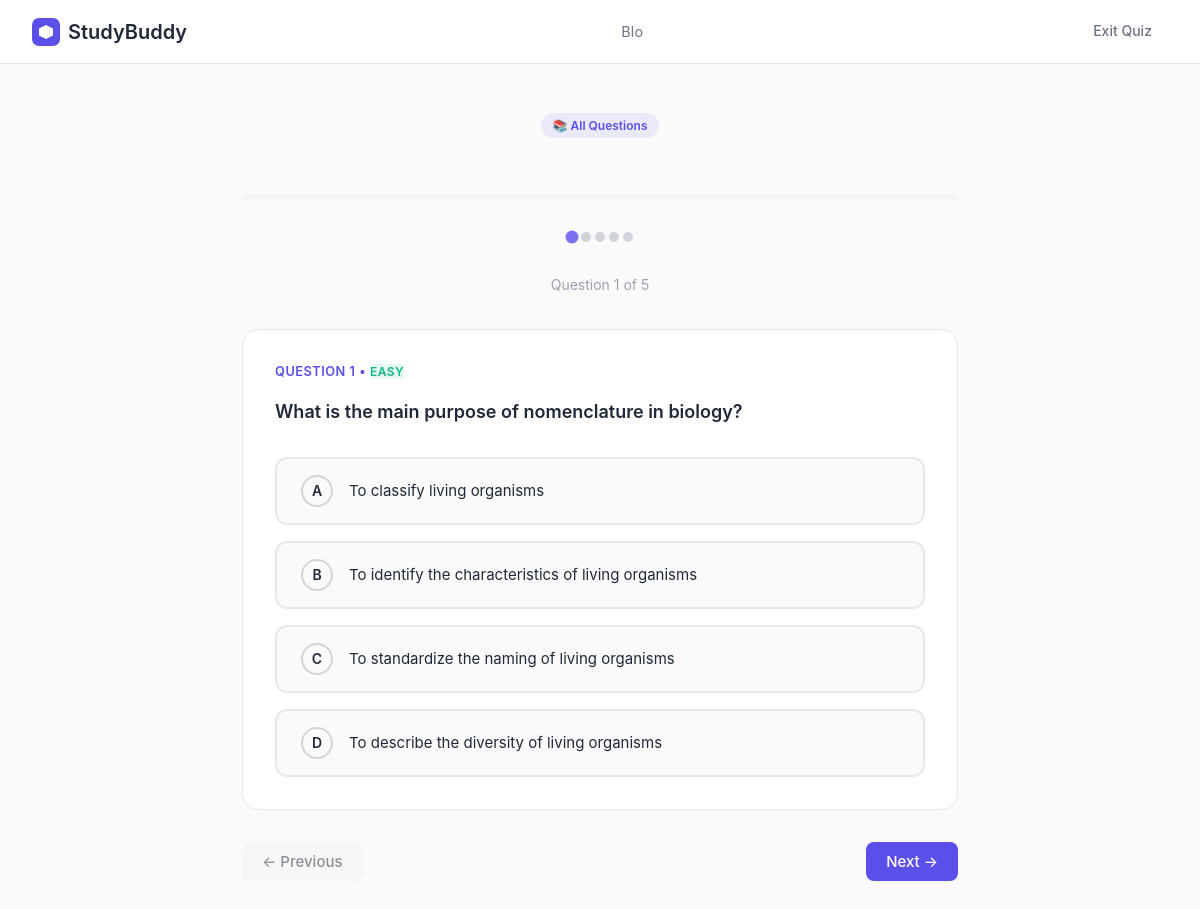
The app's page /quiz/take/13/?difficulty=all (signed in) with its own data.
### materials/models.py (models this page shows, shortened)
class StudyMaterial(models.Model):
    user = models.ForeignKey(User, on_delete=models.CASCADE)
    title = models.CharField(max_length=200)
    subject = models.CharField(max_length=100)
    file = models.FileField(upload_to='materials/', blank=True, null=True)
    extracted_text = models.TextField(blank=True)
    uploaded_at = models.DateTimeField(auto_now_add=True)

### quiz/models.py (models this page shows, shortened)
class Question(models.Model):
    DIFFICULTY_CHOICES = [('easy', 'Easy'), ('medium', 'Medium'), ('hard', 'Hard')]
    TYPE_CHOICES = [('mcq', 'MCQ'), ('flashcard', 'Flashcard')]
    material = models.ForeignKey(StudyMaterial, on_delete=models.CASCADE)
    question_text = models.TextField()
    option_a = models.CharField(max_length=300, blank=True)
    option_b = models.CharField(max_length=300, blank=True)
    option_c = models.CharField(max_length=300, blank=True)
    option_d = models.CharField(max_length=300, blank=True)
    correct_answer = models.CharField(max_length=300)
    explanation = models.TextField(blank=True)
    difficulty = models.CharField(max_length=10, choices=DIFFICULTY_CHOICES, default='medium')
    question_type = models.CharField(max_length=10, choices=TYPE_CHOICES, default='mcq')

### quiz/views.py (the view)
# urls.py: path('take/<int:material_id>/', views.take_quiz, name='take_quiz'),
@login_required
def take_quiz(request, material_id):
    material = get_object_or_404(StudyMaterial, pk=material_id, user=request.user)
    difficulty = request.GET.get('difficulty', 'all')
    questions = Question.objects.filter(material=material, question_type='mcq')
    if difficulty != 'all':
        questions = questions.filter(difficulty=difficulty)
    easy_count = Question.objects.filter(material=material, difficulty='easy').count()
    medium_count = Question.objects.filter(material=material, difficulty='medium').count()
    hard_count = Question.objects.filter(material=material, difficulty='hard').count()
    return render(request, 'quiz/take_quiz.html', {
        'material': material,
        'questions': questions,
        'difficulty': difficulty,
        'easy_count': easy_count,
        'medium_count': medium_count,
        'hard_count': hard_count,
    })

### templates/quiz/take_quiz.html (shortened to what this page needs)
{% load static %}
<!DOCTYPE html>
<html lang="en">
<head>
    <link rel="stylesheet" href="{% static 'css/base.css' %}">
    <link rel="stylesheet" href="{% static 'css/components.css' %}">
    <link rel="stylesheet" href="{% static 'css/take_quiz.css' %}">
</head>
<body>
    <div class="quiz-page">
        <nav class="topbar">
            <a href="{% url 'landing' %}" class="topbar-logo">
                <svg width="28" height="28" viewBox="0 0 32 32" fill="none">
                    <rect width="32" height="32" rx="8" fill="#5B4FE9"/>
                    <path d="M16 8L24 12V20L16 24L8 20V12L16 8Z" fill="white"/>
                </svg>
                StudyBuddy
            </a>
            <span style="font-size:0.9rem;color:var(--text-secondary);">{{ material.title }}</span>
            <a href="{% url 'material_detail' material.pk %}" class="btn btn-ghost btn-sm">Exit Quiz</a>
        </nav>
        <div class="quiz-body">
            {% if difficulty == 'all' and not questions %}
            <div class="empty-state">
                <p style="font-size:3rem;">📭</p>
                <p style="color:var(--text-secondary);">No questions generated yet. Go back and generate some!</p>
                <a href="{% url 'material_detail' material.pk %}" class="btn btn-primary" style="margin-top:1rem;">Go Back</a>
            </div>
            {% else %}
            <form method="POST" action="{% url 'submit_quiz' material.pk %}" id="quizForm">
                <div style="text-align:center;margin-bottom:var(--spacing-lg);">
                    <span class="difficulty-badge badge-{{ difficulty }}">
                        {% if difficulty == 'all' %}📚 All Questions
                        {% elif difficulty == 'easy' %}🟢 Easy
                        {% elif difficulty == 'medium' %}🟡 Medium
                        {% elif difficulty == 'hard' %}🔴 Hard
                        {% elif difficulty == 'retry' %}🔁 Retry Wrong Questions
                        {% endif %}
                    </span>
                </div>
                <div class="quiz-progress-bar">
                </div>
                <div class="question-dots" id="questionDots">
                    {% for q in questions %}
                    <div class="dot {% if forloop.first %}current{% endif %}" id="dot-{{ forloop.counter }}"></div>
                    {% endfor %}
                </div>
                <div class="quiz-counter" id="quizCounter">Question 1 of {{ questions|length }}</div>
                {% for question in questions %}
                <div class="question-card {% if not forloop.first %}hidden{% endif %}" id="question-{{ forloop.counter }}">
                    <div class="question-number">Question {{ forloop.counter }} • <span class="badge-{{ question.difficulty }}" style="font-size:0.75rem;">{{ question.difficulty|capfirst }}</span></div>
                    <p class="question-text">{{ question.question_text }}</p>
                    <div class="options-list">
                        <label class="option-label">
                            <div class="option-circle">A</div>
                            <span class="option-text">{{ question.option_a }}</span>
                        </label>
                        <label class="option-label">
                            <div class="option-circle">B</div>
                            <span class="option-text">{{ question.option_b }}</span>
                        </label>
                        <label class="option-label">
                            <div class="option-circle">C</div>
                            <span class="option-text">{{ question.option_c }}</span>
                        </label>
                        <label class="option-label">
                            <div class="option-circle">D</div>
                            <span class="option-text">{{ question.option_d }}</span>
                        </label>
                    </div>
                </div>
                {% endfor %}
                <div class="quiz-nav">
                    <button type="button" class="btn btn-secondary" id="prevBtn" disabled onclick="changeQuestion(-1)">← Previous</button>
                    <button type="button" class="btn btn-primary" id="nextBtn" onclick="changeQuestion(1)">Next →</button>
                </div>
            </form>
            {% endif %}
        </div>
    </div>
</body>
</html>

### static/css/base.css (style rules this page uses)
* { margin: 0; padding: 0; box-sizing: border-box; }
:root { --primary: #5B4FE9; --primary-light: #7C71F0; --primary-dark: #4A3FD8; --success: #10B981; --success-light: #34D399; --warning: #F59E0B; --error: #EF4444; --bg-primary: #FAFAFA; --bg-secondary: #FFFFFF; --bg-tertiary: #F3F4F6; --text-primary: #1F2937; --text-secondary: #6B7280; --text-tertiary: #9CA3AF; --border: #E5E7EB; --border-dark: #D1D5DB; --shadow-sm: 0 1px 2px 0 rgba(0, 0, 0, 0.05); --shadow-md: 0 4px 6px -1px rgba(0, 0, 0, 0.1); --shadow-lg: 0 10px 15px -3px rgba(0, 0, 0, 0.1); --shadow-xl: 0 20px 25px -5px rgba(0, 0, 0, 0.1); --spacing-xs: 0.25rem; --spacing-sm: 0.5rem; --spacing-md: 1rem; --spacing-lg: 1.5rem; --spacing-xl: 2rem; --spacing-2xl: 3rem; --radius-sm: 0.375rem; --radius-md: 0.5rem; --radius-lg: 0.75rem; --radius-xl: 1rem; --font-sans: -apple-system, BlinkMacSystemFont, 'Segoe UI', 'Roboto', 'Oxygen', 'Ubuntu', 'Cantarell', 'Fira Sans', 'Droid Sans', 'Helvetica Neue', sans-serif; --font-mono: 'SF Mono', Monaco, 'Cascadia Code', 'Roboto Mono', Consolas, 'Courier New', monospace; --transition-fast: 150ms ease; --transition-base: 200ms ease; --transition-slow: 300ms ease; }
html { font-size: 16px; scroll-behavior: smooth; }
body { font-family: var(--font-sans); font-size: 1rem; line-height: 1.6; color: var(--text-primary); background-color: var(--bg-primary); -webkit-font-smoothing: antialiased; -moz-osx-font-smoothing: grayscale; }
p { margin-bottom: var(--spacing-md); color: var(--text-secondary); }
a { color: var(--primary); text-decoration: none; transition: color var(--transition-fast); }

### static/css/components.css (style rules this page uses)
.btn { display: inline-flex; align-items: center; justify-content: center; gap: var(--spacing-sm); padding: 0.625rem 1.25rem; font-size: 0.9375rem; font-weight: 500; border: none; border-radius: var(--radius-md); cursor: pointer; transition: all var(--transition-base); text-decoration: none; font-family: var(--font-sans); }
.btn:disabled { opacity: 0.5; cursor: not-allowed; }
.btn-sm { padding: 0.5rem 1rem; font-size: 0.875rem; }
.btn-primary { background-color: var(--primary); color: white; }
.btn-secondary { background-color: var(--bg-tertiary); color: var(--text-primary); }
.btn-ghost { background-color: transparent; color: var(--text-secondary); }

### records on screen
StudyMaterial: title "BIo"
Question: difficulty "EASY", question_text "What is the main purpose of nomenclature in biology?", option_a "To classify living organisms", option_b "To identify the characteristics of living organisms", option_c "To standardize the naming of living organisms", option_d "To describe the diversity of living organisms"

### other values on screen
{{ questions|length }} "5"
